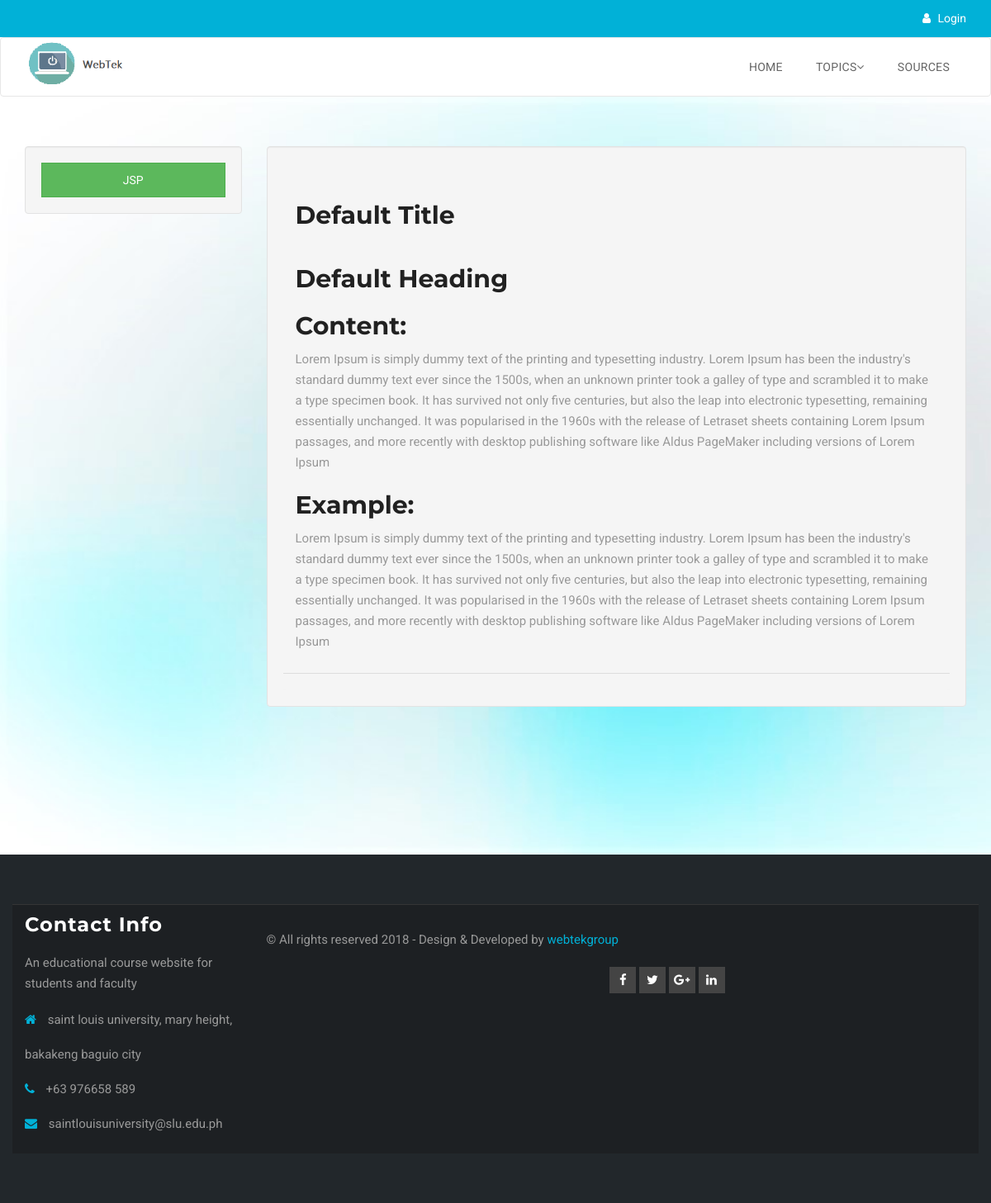
The app's page /index.php/welcome/loadJSP, older data.
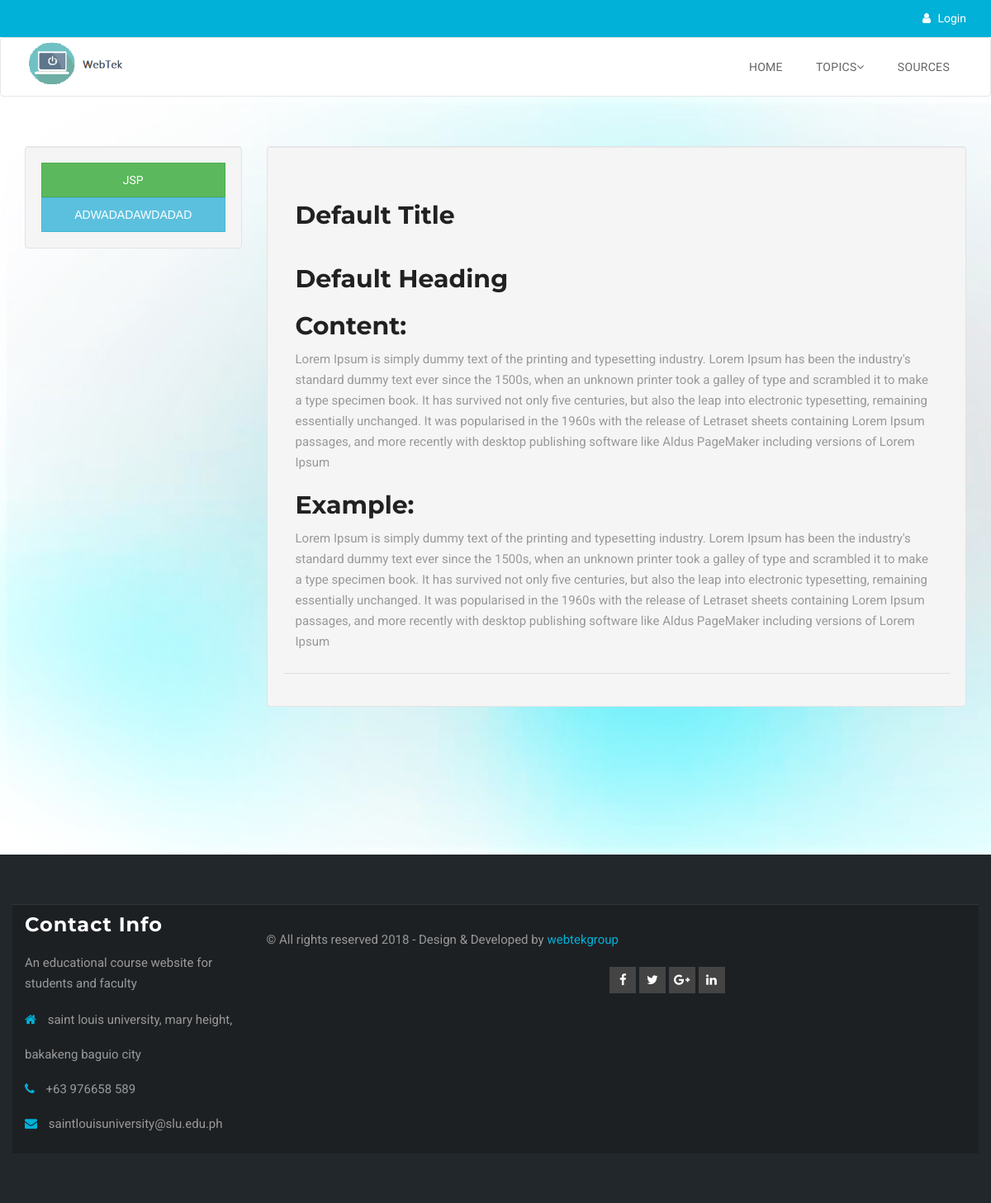
The same page, newer data.
### tables this page shows
CREATE TABLE IF NOT EXISTS `content` (
  `contentID` int(10) NOT NULL AUTO_INCREMENT,
  `topic` varchar(50) DEFAULT NULL,
  `title` text,
  `heading` text,
  `body` text,
  `sample` text,
  `instructor` int(10) NOT NULL,
  PRIMARY KEY (`contentID`),
  KEY `content_pusher` (`instructor`)
);

### application/controllers/Welcome.php (called while the page is built, shortened)
<?php
class Welcome extends CI_Controller {
	public function __construct()
	{
		$this->load->helper('url');
		$this->load->library('session');
		$this->load->model('session_model');
		$this->load->model('user_model');
		$this->load->helper('form');
		$this->load->library('form_validation');
	}
	public function loadJSP()
	{
		$data['session'] = $this->session_model->sessionCheck();
		$topicName = "jsp";
		$data['jsps'] = $this->user_model->getTopicLessons($topicName);
		$this->load->view('fragments/head.php');
		$this->load->view('fragments/header.php',$data);
		$this->load->view('fragments/scripts.php');
		$this->load->view('jspMainPage.php');
		$this->load->view('fragments/footer.php');
	}
}

### index.php (called while the page is built, shortened)
<?php
require_once BASEPATH.'core/CodeIgniter.php';

### application/models/User_model.php (called while the page is built, shortened)
<?php
	class User_model extends CI_model
	{
		public function getTopicLessons($topic){
			$this->db->select('*');
			$this->db->from('content');
			$this->db->where('topic', $topic);
			$query = $this->db->get();
			return $query->result_array();
		}
	}
?>

### application/views/jspMainPage.php (the view, shortened to what this page needs)
<section class="activity-area section">
    <div class="container">
        <div class="row">
 		<div class="col-lg-3">
 			<div class="well">
 				<a class="btn btn-block btn-success" href="<?php echo base_url('welcome/setPHPLessonID') ?>">JSP</a>
		<form method="POST" action="<?php echo base_url('welcome/setPHPLessonID') ?>">
			<?php
				foreach ($jsps as $jsp) {
			?>
				<button type="submit" name="topicContent" value="<?php echo $jsp['contentID'] ?>" class="btn btn-block btn-info topicContent"><?php echo $jsp['title'] ?></button>
			<?php
				}
			?>
		</form>
 			</div>
 		</div>
 		<div class="col-lg-9">
 			<div class="panel form-horizontal well">
           <div class="panel-body">
           	<?php
           		if ($lessonData) {
           	?>
           		<h1><?php echo $lessonData['title'] ?></h1>
           		<h2><?php echo $lessonData['heading'] ?></h2>
           		<h3>Content:</h3>
           		<p><?php echo $lessonData['body'] ?></p>
           		<h3>Example:</h3>
           		<p><?php echo $lessonData['sample'] ?></p>
           	<?php
           		}else{
           	?>
           	<h1>Default Title</h1>
           	<h2>Default Heading</h2>
			<h3>Content:</h3>
           	<p>Lorem Ipsum is simply dummy text of the printing and typesetting industry. Lorem Ipsum has been the industry's standard dummy text ever since the 1500s, when an unknown printer took a galley of type and scrambled it to make a type specimen book. It has survived not only five centuries, but also the leap into electronic typesetting, remaining essentially unchanged. It was popularised in the 1960s with the release of Letraset sheets containing Lorem Ipsum passages, and more recently with desktop publishing software like Aldus PageMaker including versions of Lorem Ipsum</p>
           	<h3>Example:</h3>
           	<p>Lorem Ipsum is simply dummy text of the printing and typesetting industry. Lorem Ipsum has been the industry's standard dummy text ever since the 1500s, when an unknown printer took a galley of type and scrambled it to make a type specimen book. It has survived not only five centuries, but also the leap into electronic typesetting, remaining essentially unchanged. It was popularised in the 1960s with the release of Letraset sheets containing Lorem Ipsum passages, and more recently with desktop publishing software like Aldus PageMaker including versions of Lorem Ipsum</p>
           	<?php
            	}
           	?>
           </div>
           <div class="panel-footer">
           </div>
         	</div>
 		</div>
 	</div>
    </div>
</section>

### application/views/fragments/head.php (shortened to what this page needs)
<!DOCTYPE html>
<html lang="en">
  <head>
    <link rel="stylesheet" href="<?php echo base_url() ?>/public/assets/css/bootstrap.min.css">
    <link rel="stylesheet" href="<?php echo base_url() ?>/public/assets/css/main.css">
    <link rel="stylesheet" href="<?php echo base_url() ?>/public/assets/css/normalize.css">
    <link rel="stylesheet" href="<?php echo base_url() ?>/public/assets/fonts/font-awesome.min.css">
    <link rel="stylesheet" href="<?php echo base_url() ?>/public/assets/css/color-switcher.css" type="text/css">
    <link rel="stylesheet" href="<?php echo base_url() ?>/public/assets/extras/animate.css" type="text/css">
    <link rel="stylesheet" href="<?php echo base_url() ?>/public/assets/extras/owl.carousel.css" type="text/css">
    <link rel="stylesheet" href="<?php echo base_url() ?>/public/assets/extras/owl.theme.css" type="text/css">
    <link rel="stylesheet" href="<?php echo base_url() ?>/public/assets/extras/settings.css" type="text/css">
    <link rel="stylesheet" href="<?php echo base_url() ?>/public/assets/extras/nivo-lightbox.css" type="text/css">
    <link rel="stylesheet" href="<?php echo base_url() ?>/public/assets/css/slicknav.css" type="text/css">
    <link rel="stylesheet" href="<?php echo base_url() ?>/public/assets/css/responsive.css">
    <link rel="stylesheet" type="text/css" href="<?php echo base_url() ?>/public/assets/css/colors/sky.css" media="screen" />
    <link rel="stylesheet" href="<?php echo base_url() ?>/public/assets/css/dataTables.bootstrap.css" type="text/css">
  </head>
  <body>

### application/views/fragments/header.php (shortened to what this page needs)
<header id="header-wrap">
  <div id="roof" class="hidden-xs">
    <div class="container">
      <div class="quick-contacts pull-right">
        <?php if (!$session['userLogedin']): ?>
          <span><a href="<?php echo base_url('user/index') ?>"><i class="fa fa-user"></i> Login</a></span>
        <?php endif ?>
      </div>
    </div>
  </div>
  <nav class="navbar navbar-default main-navigation" role="navigation" data-spy="affix" data-offset-top="50">
    <div class="container">
        <div class="navbar-header">
          <a class="navbar-brand" href="<?php echo base_url('welcome/index') ?>"><img src="<?php echo base_url() ?>/public/assets/img/logo.png" alt=""></a>
        </div>
        <div class="collapse navbar-collapse" id="navbar">
          <ul class="nav navbar-nav navbar-right">
            <li class="dropdown dropdown-toggle">
              <a href="<?php echo base_url('welcome/index') ?>">Home</a>
            </li>
            <li class="dropdown dropdown-toggle">
              <a href="#" data-toggle="dropdown">Topics<i class="fa fa-angle-down"></i></a>
            </li>
            <li class="dropdown dropdown-toggle">
              <a href="<?php echo base_url('welcome/loadSources') ?>">Sources</i></a>
            </li>
          </ul>
        </div>
      </div>
  </nav>
</header>

### application/views/fragments/footer.php (shortened to what this page needs)
    <footer>
      <div class="container">
        <div class="row">
          <div class="footer-widget col-md-3 col-sm-6 col-xs-12">
            <h3 class="small-title">
              Contact Info
            </h3>
            <p>
              An educational course website for students and faculty
            </p>
            <ul class="address">
                <li><i class="fa fa-home"></i> saint louis university, mary height, bakakeng baguio city</li>
                <li><i class="fa fa-phone"></i> +63 976658 589</li>
                <li><i class="fa fa-envelope"></i> saintlouisuniversity@slu.edu.ph</li>
            </ul>
          </div>
      <div id="copyright">
        <div class="container">
          <div class="row">
            <div class="col-md-6  col-sm-6">
              <p class="copyright-text">
                © All rights reserved 2018 - Design &amp; Developed by <a rel="nofollow" href="http://graygrids.com">webtekgroup</a>
              </p>
            </div>
            <div class="col-md-6  col-sm-6">
              <div class="bottom-social-icons pull-right">
                <a class="facebook" target="_blank" href="https://web.facebook.com/GrayGrids"><i class="fa fa-facebook"></i></a>
                <a class="twitter" target="_blank" href="https://twitter.com/GrayGrids"><i class="fa fa-twitter"></i></a>
                <a class="google-plus" target="_blank" href="https://plus.google.com"><i class="fa fa-google-plus"></i></a>
                <a class="linkedin" target="_blank" href="https://www.linkedin.com/"><i class="fa fa-linkedin"></i></a>
              </div>
            </div>
          </div>
        </div>
      </div>
    </footer>
  </body>
</html>

### public/assets/css/main.css (style rules this page uses)
body { font-size: 15px; font-family: 'Roboto', sans-serif; font-weight: 400; color: #999999; margin: 0; line-height: 25px; background: #fff; -webkit-box-sizing: box-sizing; -moz-box-sizing: box-sizing; box-sizing: box-sizing; }
img { max-width: 100%; }
h1, h2, h3, h4, h5, h6 { font-weight: 700; color: #212121; font-family: 'Montserrat', sans-serif; font-size: 30px; margin: 0; padding: 12px 0; }
p { font-size: 15px; font-weight: 400; }
a { color: #436eee; -webkit-transition: all 0.2s linear; -moz-transition: all 0.2s linear; -o-transition: all 0.2s linear; transition: all 0.2s linear; }
.small-title { color: #fff; padding-bottom: 20px; font-weight: 700; letter-spacing: 1px; font-size: 24px; }
ul { margin: 0; padding: 0; }
ul li { list-style: none; }
.btn, button { padding: 10px 30px; border-radius: 0px; font-weight: 400; color: #fff; font-size: 14px; -webkit-transition: all 0.3s linear; -moz-transition: all 0.3s linear; -o-transition: all 0.3s linear; transition: all 0.3s linear; overflow: hidden; text-transform: uppercase; }
.section { padding: 80px 0; }
#roof { color: #fff; font-size: 14px; background: #436eee; padding: 10px 0px; }
#roof .quick-contacts span { padding-left: 15px; }
#roof .quick-contacts span a { color: #fff; -webkit-transition: all 0.2s linear; -moz-transition: all 0.2s linear; -o-transition: all 0.2s linear; transition: all 0.2s linear; }
#roof .quick-contacts span i { margin-right: 5px; }
.main-navigation { position: relative; background: #fff; padding: 0; }
.main-navigation .navbar-brand { width: 142px; height: auto; padding: 0 0 0 15px; }
.main-navigation .navbar-nav > li > a, .main-navigation .navbar-nav > li > a:focus { font-size: 14px; padding: 25px 20px; margin: 0px; outline: 0; color: #656565; font-weight: 400; position: relative; background: transparent; letter-spacing: .3px; text-transform: uppercase; }
.navbar { margin-bottom: 0; }
.activity-area { background: url(../img/background/bg.jpg) #eeeeee; background-size: cover; padding: 60px 0 164px; }
footer { background: #22272b; color: #999; }
footer .row { padding: 60px 0; }
footer .address li { line-height: 42px; }
footer .address li i { margin-right: 10px; color: #436eee; }
footer #copyright { border-top: 1px solid #353535; background: #1d2023; }
footer #copyright .row { padding: 15px 0; }
footer #copyright .copyright-text { margin-top: 15px; }
footer #copyright .bottom-social-icons { margin-top: 10px; }
footer #copyright .bottom-social-icons a { color: #fff; text-align: center; width: 32px; line-height: 32px; border-radius: 0px; background: #444; display: inline-block; height: 32px; position: relative; overflow: hidden; }
.panel { margin-bottom: 15px; }

### public/assets/css/colors/sky.css (style rules this page uses)
a { color: #01b1d7; }
#roof { background: #01b1d7; }
footer .address li i { color: #01b1d7; }

Row changes from the older to the newer data that the page shows:
added content: $jsp['contentID'] 6 (drawn), title "ADWADADAWDADAD"
